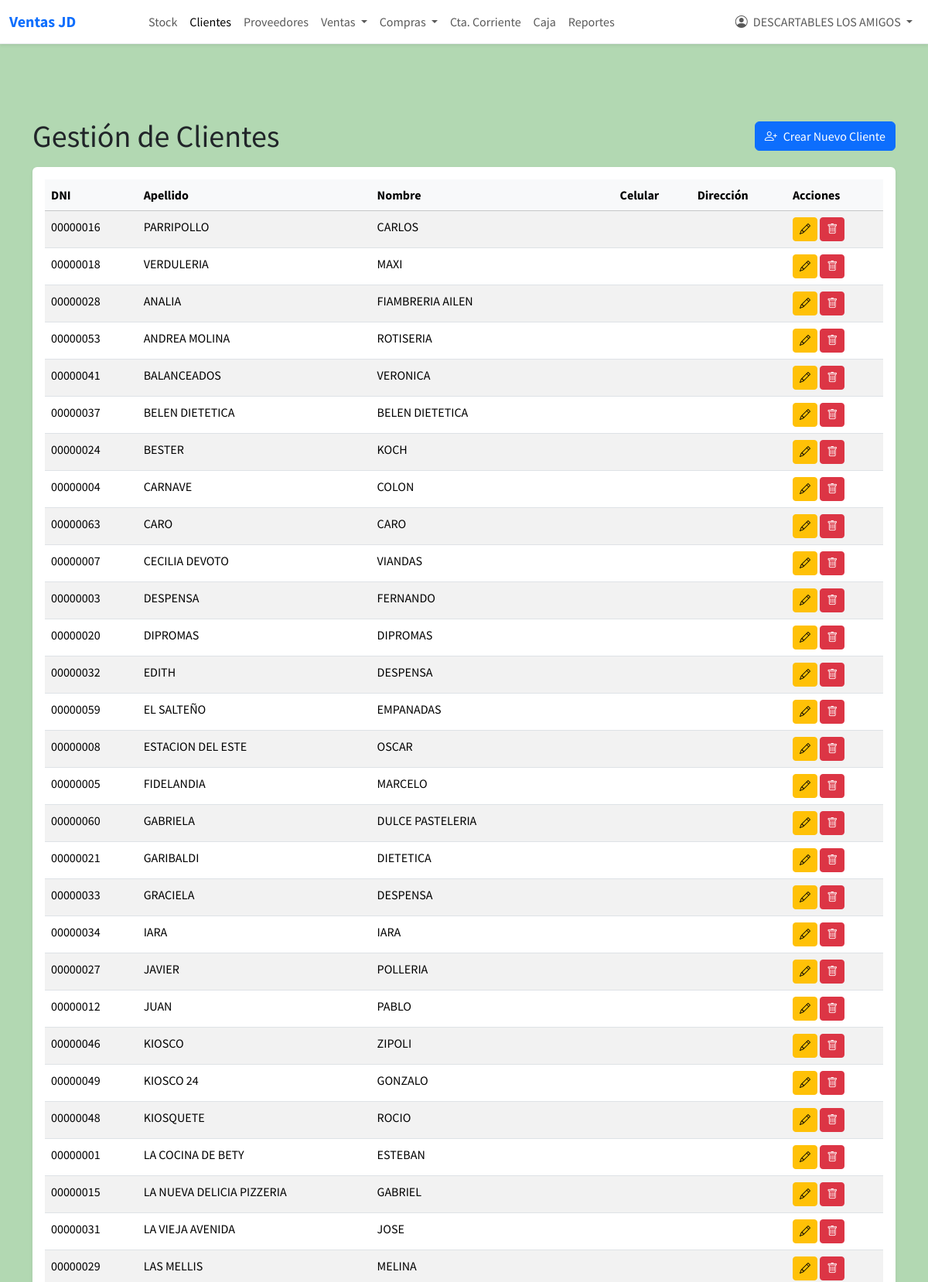
The app's page /clientes.php (signed in, upper part) with its own data.
### tables this page shows
CREATE TABLE `clientes` (
  `id` int NOT NULL,
  `dni` varchar(20) NOT NULL,
  `nombre` varchar(100) NOT NULL,
  `apellido` varchar(100) NOT NULL,
  `celular` varchar(50) DEFAULT NULL,
  `direccion` varchar(255) DEFAULT NULL,
  `fecha_registro` datetime DEFAULT CURRENT_TIMESTAMP
);

### clientes.php (the view, shortened to what this page needs)
<?php
require 'header.php';
?>
<div class="container mt-5 pt-5">
    <div class="d-flex justify-content-between align-items-center mb-3">
        <h1 class="mb-0">Gestión de Clientes</h1>
        <button id="btnCrearCliente" class="btn btn-primary">
            <i class="bi bi-person-plus me-2"></i>Crear Nuevo Cliente
        </button>
    </div>
    <div class="card shadow-sm border-0">
        <div class="card-body">
            <div class="table-responsive">
                <table id="tablaClientes" class="table table-striped table-hover" style="width:100%">
                    <thead class="table-light">
                        <tr>
                            <th>DNI</th>
                            <th>Apellido</th>
                            <th>Nombre</th>
                            <th>Celular</th>
                            <th>Dirección</th>
                            <th>Acciones</th>
                        </tr>
                    </thead>
                    <tbody>
                        <?php
                        $stmt = $pdo->query("SELECT * FROM clientes WHERE id != 1 ORDER BY apellido, nombre");
                        while ($row = $stmt->fetch()) {
                            echo "<tr>";
                            echo "<td>" . htmlspecialchars($row['dni']) . "</td>";
                            echo "<td>" . htmlspecialchars($row['apellido']) . "</td>";
                            echo "<td>" . htmlspecialchars($row['nombre']) . "</td>";
                            echo "<td>" . htmlspecialchars($row['celular']) . "</td>";
                            echo "<td>" . htmlspecialchars($row['direccion']) . "</td>";
                            echo "<td>
                                    <button class='btn btn-warning btn-sm btnEditar' data-id='" . $row['id'] . "' title='Editar'>
                                        <i class='bi bi-pencil'></i>
                                    </button>
                                    <button class='btn btn-danger btn-sm btnEliminar' data-id='" . $row['id'] . "' title='Eliminar'>
                                        <i class='bi bi-trash'></i>
                                    </button>
                                </td>";
                            echo "</tr>";
                        }
                        ?>
                    </tbody>
                </table>
            </div>
        </div>
    </div>
</div>
<?php require 'footer.php'; ?>

### header.php (style rules this page uses)
body { font-family: 'Source Sans Pro', sans-serif; background-color: rgba(0, 128, 0, 0.3); min-height: 100vh; }
.card { border: none; }

### records on screen
clientes: dni "00000016", apellido "PARRIPOLLO", nombre "CARLOS"
clientes: dni "00000018", apellido "VERDULERIA", nombre "MAXI"
clientes: dni "00000028", apellido "ANALIA", nombre "FIAMBRERIA AILEN"
clientes: dni "00000053", apellido "ANDREA MOLINA", nombre "ROTISERIA"
clientes: dni "00000041", apellido "BALANCEADOS", nombre "VERONICA"
clientes: dni "00000037", apellido "BELEN DIETETICA", nombre "BELEN DIETETICA"
clientes: dni "00000024", apellido "BESTER", nombre "KOCH"
clientes: dni "00000004", apellido "CARNAVE", nombre "COLON"
clientes: dni "00000063", apellido "CARO", nombre "CARO"
clientes: dni "00000007", apellido "CECILIA DEVOTO", nombre "VIANDAS"
clientes: dni "00000003", apellido "DESPENSA", nombre "FERNANDO"
clientes: dni "00000020", apellido "DIPROMAS", nombre "DIPROMAS"
clientes: dni "00000032", apellido "EDITH", nombre "DESPENSA"
clientes: dni "00000059", apellido "EL SALTEÑO", nombre "EMPANADAS"
clientes: dni "00000008", apellido "ESTACION DEL ESTE", nombre "OSCAR"
clientes: dni "00000005", apellido "FIDELANDIA", nombre "MARCELO"
clientes: dni "00000060", apellido "GABRIELA", nombre "DULCE PASTELERIA"
clientes: dni "00000021", apellido "GARIBALDI", nombre "DIETETICA"
clientes: dni "00000033", apellido "GRACIELA", nombre "DESPENSA"
clientes: dni "00000034", apellido "IARA", nombre "IARA"
clientes: dni "00000027", apellido "JAVIER", nombre "POLLERIA"
clientes: dni "00000012", apellido "JUAN", nombre "PABLO"
clientes: dni "00000046", apellido "KIOSCO", nombre "ZIPOLI"
clientes: dni "00000049", apellido "KIOSCO 24", nombre "GONZALO"
clientes: dni "00000048", apellido "KIOSQUETE", nombre "ROCIO"
clientes: dni "00000001", apellido "LA COCINA DE BETY", nombre "ESTEBAN"
clientes: dni "00000015", apellido "LA NUEVA DELICIA PIZZERIA", nombre "GABRIEL"
clientes: dni "00000031", apellido "LA VIEJA AVENIDA", nombre "JOSE"
clientes: dni "00000029", apellido "LAS MELLIS", nombre "MELINA"

### other values on screen
$_SESSION['nombre_usuario'] "DESCARTABLES LOS AMIGOS"
